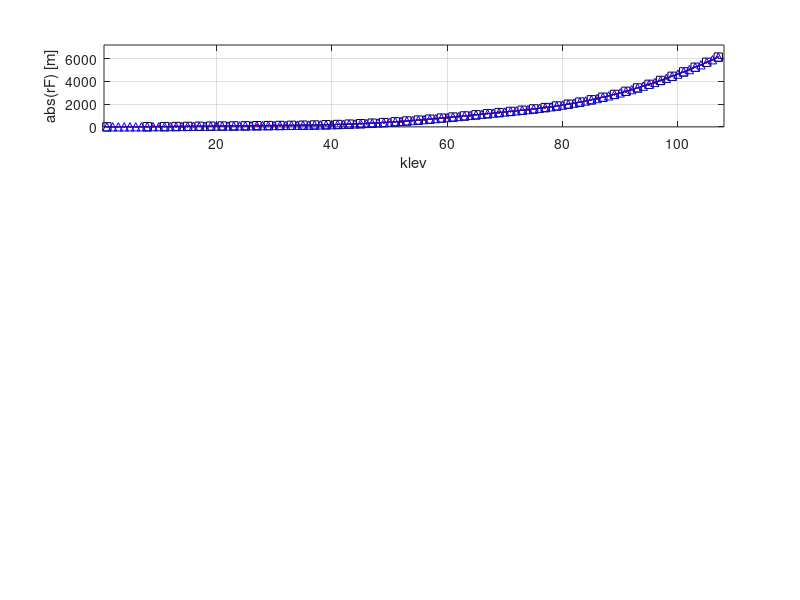

The MATLAB script that drew this image: (Note: this script raises an error after producing the figure.)
%atn 13.Sep.2016
%Chen Chen contrib:  note that we need to output drF as real*8, otherwise
%there is leakage
clear all;
%dirOut='/net/nares/raid8/ecco-shared/llc2160/aste_2160x1800x1008/GRID/';if(exist(dirOut)==0);mkdir(dirOut);end;
version=3;vstr=['v' num2str(version)];
%dirOut=['/workspace/ecco-shared/llc1080/aste_1080x450x360/GRID_real8_' vstr '/'];if(exist(dirOut)==0);mkdir(dirOut);end;
% change this
dirOut= pwd;
%rf1=readbin('/net/nares/raid8/ecco-shared/llc270/aste_270x450x180/GRID_real8/RF.data',[1 51],1,'real*8');rf1=abs(rf1);
%rF=readbin('/net/nares/raid8/ecco-shared/llc2160/global/GRID/RF.data',[1 91]);rF=abs(rF);
 delR = [...
     10.000000000000000000000000, 10.000000000000000000000000, 10.000000000000000000000000, 10.000000000000000000000000,...
     10.000000000000000000000000, 10.000000000000000000000000, 10.000000000000000000000000, 10.010000000000000000000000,...
     10.030000000000000000000000, 10.110000000000000000000000, 10.320000000000000000000000, 10.800000000000000000000000,...
     11.760000000000000000000000, 13.420000000000000000000000, 16.040000000000000000000000, 19.820000000000000000000000,...
     24.850000000000000000000000, 31.100000000000000000000000, 38.420000000000000000000000, 46.500000000000000000000000,...
     55.000000000000000000000000, 63.500000000000000000000000, 71.580000000000000000000000, 78.900000000000000000000000,...
     85.150000000000000000000000, 90.180000000000000000000000, 93.960000000000000000000000, 96.580000000000000000000000,...
     98.250000000000000000000000, 99.250000000000000000000000,100.010000000000000000000000,101.330000000000000000000000,...
    104.560000000000000000000000,111.330000000000000000000000,122.830000000000000000000000,139.090000000000000000000000,...
    158.940000000000000000000000,180.830000000000000000000000,203.550000000000000000000000,226.500000000000000000000000,...
    249.500000000000000000000000,272.500000000000000000000000,295.500000000000000000000000,318.500000000000000000000000,...
    341.500000000000000000000000,364.500000000000000000000000,387.500000000000000000000000,410.500000000000000000000000,...
    433.500000000000000000000000,456.500000000000000000000000];
%delR=ceil(delR);
if(version==2);
  rf1=[0 cumsum(delR)];
  N=107;il=[1 8 11:2:N];ik=[1:51];clear temp1 temp2;temp1=rf1(ik);temp2=spline(il,temp1,1:N);
  delR106=diff(temp2);temp3=[0 cumsum(delR106)];
%linear interp is BAD, do not use
%N=107;il=[1 8 11:2:N];ik=[1:51];clear temp1 temp2;temp1=rf1(ik);temp2p=interp1(il,temp1,1:N,'linear');
%atn: CAN NOT round, otherwise introduce error
%delR106=diff(temp2);delR106=round(delR106*100)/100;temp3=[0 cumsum(delR106)];
%now make delR106 to be monotonically increasing:
  delR106p=delR106;
  delR106p(1:4)=[delR106(3), delR106(2), delR106(4), delR106(1)];
  delR106p(3)=delR106p(3)+.03;
  delR106p(4)=delR106p(4)-.03;
  datestmp='13Sep2016';
elseif(version==3|version==5);
  if(version==3);
    rf1=[-10 0 cumsum(delR)];
    N=107;il=[-7 1 8 11:2:N];ik=[1:52];clear temp1 temp2;temp1=rf1(ik);temp2=spline(il,temp1,1:N);
%trying a slightly different function to reduce the sharp gradient from 10 to 11:
    clear temp tempp;temp=interp1([-10 1  8 11 12 13 14 15 16 17 18 19],...
                                  [-20 0 10 20 25 30 35 40 45 50 45 40],[1:20],'spline')
  elseif(version==5);
    rf1=[-10 0 cumsum(delR)];
    N=107;il=[-7 1 8 11:2:N];ik=[1:52];clear temp1 temp2;temp1=rf1(ik);temp2=spline(il,temp1,1:N);
%trying a slightly different function to reduce the sharp gradient from 10 to 11:
    clear temp tempp;temp=interp1([-10 1 11 13 15 17 19],[-20 0 20 30 40 50 40],[1:11],'spline')
  end;
  tempp=diff(temp);
  delR106=diff(temp2);delR106(1:10)=tempp(1:10);delR106(11:20)=5;temp3=[0 cumsum(delR106)];
  delR106p=delR106;
%rounding off!!
  fac=1e2;
  temp=round(delR106p.*fac);
  temp50=delR.*fac;
  if(version==3);
    temp(7)=temp50(1)-sum(temp(1:6));
    temp(10)=temp50(2)-sum(temp(8:9));
    datestmp='11Oct2016';
  elseif(version==5);
    temp(10)=sum(temp50(1:2))-sum(temp(1:9));
    for k=3:50;temp(k*2+6)=temp50(k)-temp(k*2+5);end;
    datestmp='10Oct2016';
  end;
  delR106p=temp./fac;
end;

%delR106p=diff(temp2p);
temp3p=[0 cumsum(delR106p)];
%delR106:
for k=1:11;ii=[(k-1)*10+1:k*10];
 if(ii(end)>(N-1));jj=find(ii<=(N-1));ii=ii(jj);end;fprintf('%8.2f',delR106(ii));fprintf('\n');end;
for k=1:11;ii=[(k-1)*10+1:k*10];
 if(ii(end)>(N-1));jj=find(ii<=(N-1));ii=ii(jj);end;fprintf('%8.2f',delR106p(ii));fprintf('\n');end;
%version2:
%    1.13    1.17    1.23    1.31    1.38    1.68    2.10    2.64    3.29    4.06
%    4.84    5.16    5.04    4.96    4.99    5.01    5.00    5.00    5.00    5.00
%    5.00    5.01    5.01    5.02    5.04    5.07    5.12    5.20    5.31    5.49
%    5.72    6.04    6.45    6.97    7.62    8.42    9.36   10.46   11.72   13.13
%   14.70   16.40   18.24   20.18   22.21   24.29   26.43   28.57   30.71   32.79
%   34.82   36.76   38.60   40.30   41.87   43.28   44.54   45.64   46.58   47.38
%   48.03   48.55   48.96   49.29   49.53   49.72   49.90   50.11   50.41   50.92
%   51.69   52.87   54.54   56.79   59.67   63.16   67.26   71.83   76.83   82.11
%   87.61   93.22   98.91  104.64  110.38  116.12  121.87  127.63  133.38  139.12
%  144.87  150.63  156.38  162.12  167.87  173.63  179.38  185.12  190.87  196.63
%  202.38  208.12  213.87  219.63  225.38  231.12
%version3:
%    0.93    1.01    1.14    1.32    1.56    1.85    2.19    2.61    3.25    4.14
%    5.00    5.00    5.00    5.00    5.00    5.00    5.00    5.00    5.00    5.00
%    5.00    5.01    5.01    5.02    5.04    5.07    5.12    5.20    5.31    5.49
%    5.72    6.04    6.45    6.97    7.62    8.42    9.36   10.46   11.72   13.13
%   14.70   16.40   18.24   20.18   22.21   24.29   26.43   28.57   30.71   32.79
%   34.82   36.76   38.60   40.30   41.87   43.28   44.54   45.64   46.58   47.38
%   48.03   48.55   48.96   49.29   49.53   49.72   49.90   50.11   50.41   50.92
%   51.69   52.87   54.54   56.79   59.67   63.16   67.26   71.83   76.83   82.11
%   87.61   93.22   98.91  104.64  110.38  116.12  121.87  127.63  133.38  139.12
%  144.87  150.63  156.38  162.12  167.87  173.63  179.38  185.12  190.87  196.63
%  202.38  208.12  213.87  219.63  225.38  231.12
%version5:
%    0.60    0.71    0.90    1.16    1.50    1.91    2.39    2.95    3.58    4.29
%    5.00    5.00    5.00    5.00    5.00    5.00    5.00    5.00    5.00    5.00
%    5.00    5.01    5.01    5.02    5.04    5.07    5.12    5.20    5.31    5.49
%    5.72    6.04    6.45    6.97    7.62    8.42    9.36   10.46   11.72   13.13
%   14.70   16.40   18.24   20.18   22.21   24.29   26.43   28.57   30.71   32.79
%   34.82   36.76   38.60   40.30   41.87   43.28   44.54   45.64   46.58   47.38
%   48.03   48.55   48.97   49.28   49.53   49.72   49.90   50.11   50.41   50.92
%   51.69   52.87   54.54   56.79   59.67   63.16   67.26   71.83   76.83   82.11
%   87.61   93.22   98.91  104.64  110.38  116.12  121.87  127.63  133.38  139.12
%  144.88  150.62  156.38  162.12  167.88  173.62  179.38  185.12  190.88  196.62
%  202.38  208.12  213.88  219.62  225.38  231.12

if(version==2);ii=1:51;else;ii=2:52;end;
figure(2);clf;
subplot(411);plot(il,temp1,'ks-',1:N,temp3,'r.-',1:N,temp3p,'b^-');grid;
  ylabel('abs(rF) [m]');xlabel('klev');axis([0.5 108 -5 7200]);legend('50lev','106lev-spline','106lev-monotonic',2);
subplot(412);plot(1.5:(N-0.5),diff(temp3),'r.-',1.5:(N-0.5),diff(temp3p),'b^-',ii(1)+.5:ii(end)-.5,diff(rf1(ii)),'k.-');grid;
  ylabel('diff(rF)');xlabel('klev');axis([0.5 108 -15 257]);
subplot(413);plot(2:(N-1),diff(diff(temp3)),'r.-',2:(N-1),diff(diff(temp3p)),'b^-',ii(2:end-1),diff(diff(rf1(ii))),'k.-');grid;
  ylabel('diff(diff(rF))');xlabel('klev');axis([0.5 108 -1 6.5]);
subplot(414);plot(temp3(2:(N-1)),diff(diff(temp3)),'r.-',temp3(2:(N-1)),diff(diff(temp3p)),'b^-',...
                  rf1(ii(2:end-1)),diff(diff(rf1(ii))),'k.-');grid;
  ylabel('diff(diff(rF))');xlabel('rF');%axis([0.5 108 -1 6.5]);

fpr=[dirOut 'RF_DRF_' myint2str(N,3) '_v' num2str(version) '_' datestmp '.png'];print(fpr,'-dpng');fprintf('%s\n',fpr);


if(version==5|version==3);
  delR106qq=delR106p;
  strround='round1em2';
elseif(version==2);

  fOut=[dirOut 'RF_' myint2str(N,3) '_' datestmp '.data'];writebin(fOut,-temp3p,1,'real*8');fprintf('%s\n',fOut);
  fOut=[dirOut 'DRF_' myint2str(N-1,3) '_' datestmp '.data'];writebin(fOut,delR106p,1,'real*8');fprintf('%s\n',fOut);

  fac=1e6;
  strround='round1em6';
%still issues with rounding off of 10^-15 when running MITgcm, so now will round off delR106p

  delR106q=round(delR106p*fac)/fac;temp3q=[0 cumsum(delR106q)];

  tempq=[sum(delR106q(1:7)) sum(delR106q(8:10))];
  for i=3:50;
    tempq=[tempq sum(delR106q([(i-1)*2+1:i*2]+6))];
  end;

  i50=find((tempq-delR)~=0);
  i107=(i50-1)*2+1+6
  tempqq=(tempq-delR);
  delR106qq=delR106q;
  delR106qq(i107)=delR106q(i107)-tempqq(i50)/2;

  tempr=[sum(delR106qq(1:7)) sum(delR106qq(8:10))];
  for i=3:50;
    tempr=[tempr sum(delR106qq([(i-1)*2+1:i*2]+6))];
  end;

  R106qq=[0 cumsum(delR106qq)];

  figure(2);clf;
  subplot(311);plot(il,temp1,'ks-',1:N,temp3p,'r.-',1:N,R106qq,'b^-');grid;
    ylabel('abs(rF) [m]');xlabel('klev');axis([0.5 108 -5 7200]);legend('50lev','106lev-monotonic','106lev-mono-round',2);
  subplot(312);plot(1.5:(N-0.5),diff(temp3p),'r.-',1.5:(N-0.5),diff(R106qq),'b^-',1.5:50.5,diff(rf1),'k.-');grid;
    ylabel('diff(rF)');xlabel('klev');axis([0.5 108 -15 257]);
  subplot(313);plot(2:(N-1),diff(diff(temp3p)),'r.-',2:(N-1),diff(diff(R106qq)),'b^-',2:50,diff(diff(rf1)),'k.-');grid;
    ylabel('diff(diff(rF))');xlabel('klev');axis([0.5 108 -1 6.5]);
  
  fpr=[dirOut 'RF_DRF_' myint2str(N,3) '_' strround '_' datestmp '.png'];print(fpr,'-dpng');fprintf('%s\n',fpr);
  
  fOut=[dirOut 'RF_' myint2str(N,3) '_' strround '_' datestmp '.data'];writebin(fOut,-R106qq,1,'real*8');fprintf('%s\n',fOut);
  fOut=[dirOut 'DRF_' myint2str(N-1,3) '_' strround '_' datestmp '.data'];writebin(fOut,delR106qq,1,'real*8');fprintf('%s\n',fOut);
end;

ftext=[dirOut 'DRF_' myint2str(N-1,3) '_' strround '_v' num2str(version) '_' datestmp '.txt'];
fid=fopen(ftext,'w');fprintf('%s\n',ftext);

for k=1:22;
  ii=[(k-1)*5+1:k*5];
  if(ii(end)>(N-1));
    jj=find(ii<=(N-1));
    ii=ii(jj);
  end;
  fprintf(fid,'%12.6f,',delR106qq(ii));fprintf(fid,'\n');
end;
fclose(fid);

